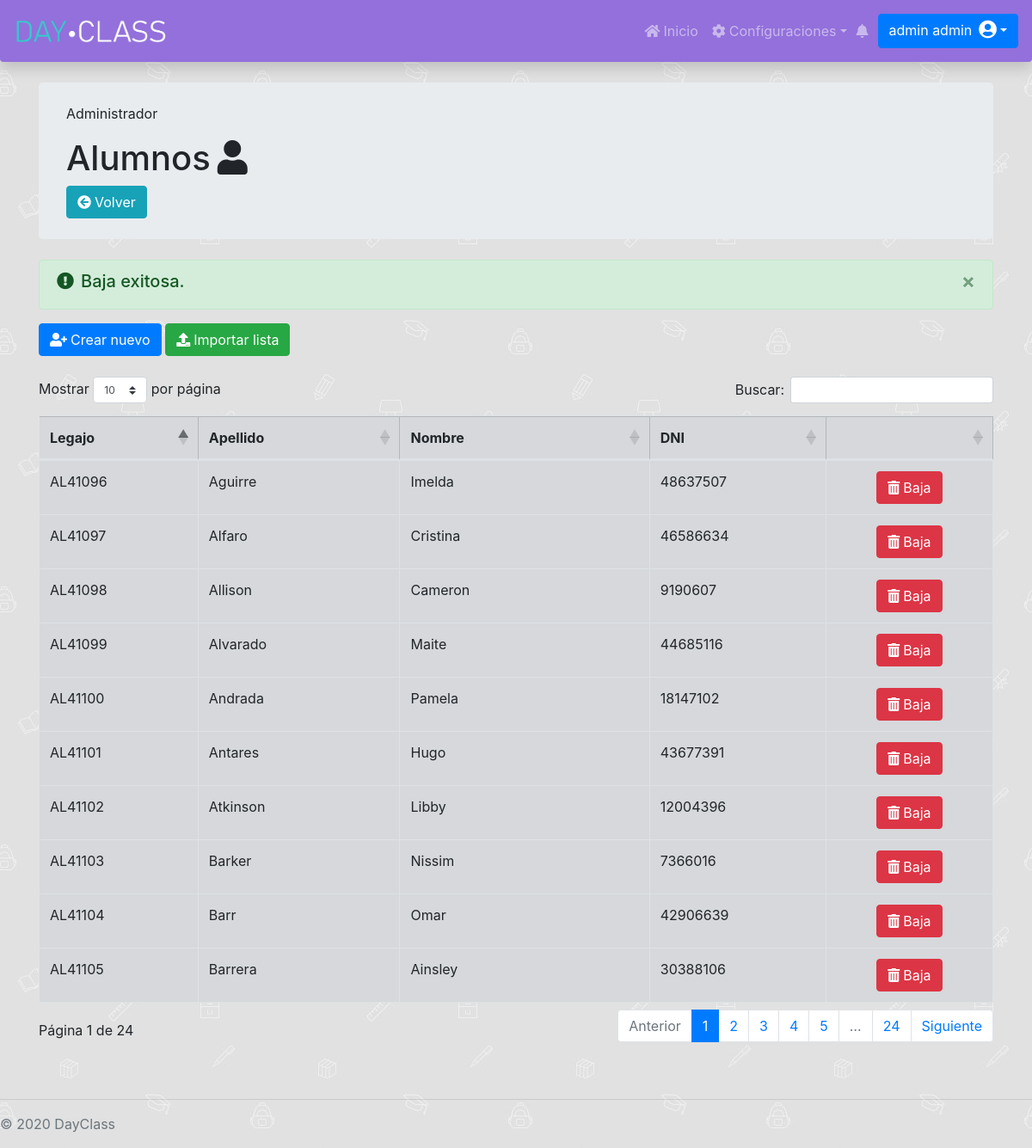
/Administrador/ConfiguracionSistema/Alumnos/configAlum.php?resultado=3 (signed in), run on the app's committed database.
### tables this page shows
CREATE TABLE `alumno` (
  `id` int(11) NOT NULL AUTO_INCREMENT,
  `apellidoAlum` varchar(255) DEFAULT NULL,
  `contraseniaAlum` varchar(255) DEFAULT NULL,
  `dniAlum` int(11) NOT NULL,
  `emailAlum` varchar(255) DEFAULT NULL,
  `fechaAltaAlumno` date DEFAULT NULL,
  `fechaBajaAlumno` date DEFAULT NULL,
  `fechaNacAlumno` date DEFAULT NULL,
  `legajoAlumno` varchar(255) NOT NULL,
  `nombreAlum` varchar(255) DEFAULT NULL,
  `permiso_id` int(11) DEFAULT NULL,
  PRIMARY KEY (`id`),
  KEY `FKctdmkskdhf5bla743m05m1u3x` (`permiso_id`)
);

### Administrador/ConfiguracionSistema/Alumnos/configAlum.php (the view, shortened to what this page needs)
<link rel="stylesheet" href="https://cdnjs.cloudflare.com/ajax/libs/twitter-bootstrap/4.1.3/css/bootstrap.css">
<link rel="stylesheet" href="https://cdn.datatables.net/1.10.21/css/dataTables.bootstrap4.min.css">
<div class="container">
    <div class="jumbotron my-4 py-4">
        <p class="card-text">Administrador</p>
        <h1>Alumnos<i class="fa fa-user ml-2"></i></h1>
        <a href="../../index.php" class="btn btn-info"><i class="fa fa-arrow-circle-left mr-1"></i>Volver</a>
    </div>
    <?php
    if(isset($_GET["resultado"])){
        switch ($_GET["resultado"]) {
                case 3:
                    echo "<div class='alert alert-success alert-dismissible fade show' role='alert'>
                            <h5><i class='fa fa-exclamation-circle mr-2'></i>Baja exitosa.</h5>
                            <button type='button' class='close' data-dismiss='alert' aria-label='Close'>
                            <span aria-hidden='true'>&times;</span>
                            </button>
                        </div>";
                    break;
        }
    }
    ?>
    <div class="my-3">
        <button class="btn btn-primary" data-toggle="modal" data-target="#staticBackdrop"><i class="fa fa-user-plus mr-1"></i>Crear nuevo</button>
        <button class="btn btn-success" data-toggle="modal" data-target="#staticBackdrop1"><i class="fa fa-upload mr-1"></i>Importar lista</button>
    </div>
    <div class="my-4 table-responsive">
        <table id="dataTable" class="table table-secondary table-bordered table-hover">
            <thead>
                <th>Legajo</th>
                <th>Apellido</th>
                <th>Nombre </th>
                <th>DNI</th>
                <th></th>
            </thead>
            <tbody>
                <?php
                include "../../../databaseConection.php";
                $consulta1 = $con->query("SELECT `legajoAlumno`,`apellidoAlum`,`nombreAlum`,`dniAlum`,`id` FROM `alumno` WHERE `fechaBajaAlumno` IS NULL ORDER BY legajoAlumno ASC");
                while ($resultado1 = $consulta1->fetch_assoc()) {
                    $url = 'bajaAlum.php?id='.$resultado1["id"];
                    $id = $resultado1["id"];
                    echo "<tr>
                    <td>" . $resultado1['legajoAlumno'] . "</td>
                    <td>" . $resultado1['apellidoAlum'] . "</td>
                    <td>" . $resultado1['nombreAlum'] . "</td>
                    <td>" . $resultado1['dniAlum'] . "</td>
                    <td class='text-center'><a class='btn btn-danger' data-emp-id=".$id." onclick='return confirmDelete()' href='$url'><i class='fa fa-trash mr-1'></i>Baja</a></td>
                    </tr>";
                }
                ?>
            </tbody>
        </table>
    </div>
</div>

### DayClassStyle.css (style rules this page uses)
.dayclassnav { background-color: mediumpurple; }
.abajo-pagina { position: absolute; bottom: auto; width: 100%; }
body { padding-top: 4.5rem; background-image: url("/DayClass/images/school.jpg"); background-repeat: repeat; background-attachment: fixed; }

### data on the page
alumno: legajoAlumno "AL41096", apellidoAlum "Aguirre", nombreAlum "Imelda", dniAlum "48637507"
alumno: legajoAlumno "AL41097", apellidoAlum "Alfaro", nombreAlum "Cristina", dniAlum "46586634"
alumno: legajoAlumno "AL41098", apellidoAlum "Allison", nombreAlum "Cameron", dniAlum "9190607"
alumno: legajoAlumno "AL41099", apellidoAlum "Alvarado", nombreAlum "Maite", dniAlum "44685116"
alumno: legajoAlumno "AL41100", apellidoAlum "Andrada", nombreAlum "Pamela", dniAlum "18147102"
alumno: legajoAlumno "AL41101", apellidoAlum "Antares", nombreAlum "Hugo", dniAlum "43677391"
alumno: legajoAlumno "AL41102", apellidoAlum "Atkinson", nombreAlum "Libby", dniAlum "12004396"
alumno: legajoAlumno "AL41103", apellidoAlum "Barker", nombreAlum "Nissim", dniAlum "7366016"
alumno: legajoAlumno "AL41104", apellidoAlum "Barr", nombreAlum "Omar", dniAlum "42906639"
alumno: legajoAlumno "AL41105", apellidoAlum "Barrera", nombreAlum "Ainsley", dniAlum "30388106"
